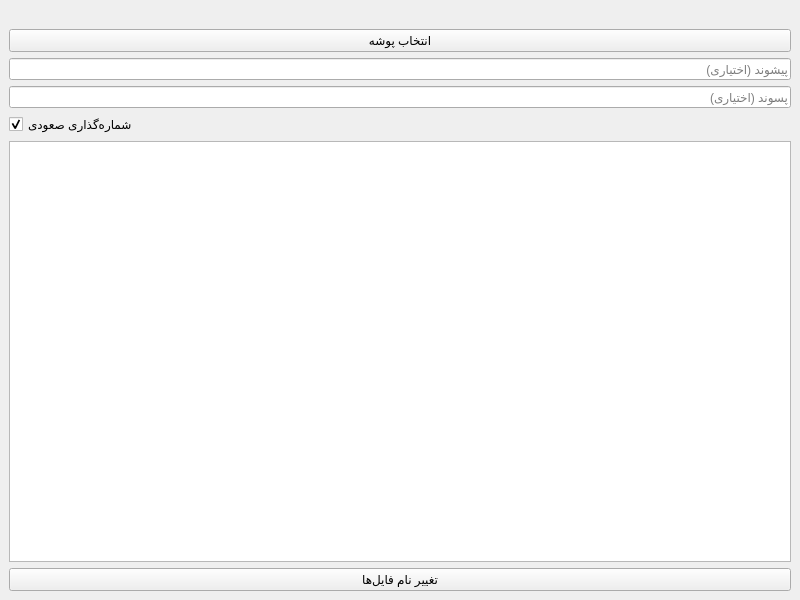
<?xml version="1.0" encoding="UTF-8"?>
<ui version="4.0">
 <class>MainWindow</class>
 <widget class="QMainWindow" name="MainWindow">
  <property name="geometry">
   <rect>
    <x>100</x>
    <y>100</y>
    <width>800</width>
    <height>600</height>
   </rect>
  </property>
  <property name="windowTitle">
   <string>NameGenie - Batch File Renamer</string>
  </property>
  <widget class="QWidget" name="centralwidget">
   <layout class="QVBoxLayout" name="verticalLayout">
    <item>
     <widget class="QLabel" name="titleLabel">
      <property name="text">
       <string><h1>NameGenie</h1></string>
      </property>
      <property name="alignment">
       <set>Qt::AlignCenter</set>
      </property>
     </widget>
    </item>
    <item>
     <widget class="QPushButton" name="selectFolderButton">
      <property name="text">
       <string>انتخاب پوشه</string>
      </property>
     </widget>
    </item>
    <item>
     <widget class="QLineEdit" name="prefixInput">
      <property name="placeholderText">
       <string>پیشوند (اختیاری)</string>
      </property>
     </widget>
    </item>
    <item>
     <widget class="QLineEdit" name="suffixInput">
      <property name="placeholderText">
       <string>پسوند (اختیاری)</string>
      </property>
     </widget>
    </item>
    <item>
     <widget class="QCheckBox" name="ascendingCheckbox">
      <property name="text">
       <string>شماره‌گذاری صعودی</string>
      </property>
      <property name="checked">
       <bool>true</bool>
      </property>
     </widget>
    </item>
    <item>
     <widget class="QListWidget" name="previewList">
      <property name="toolTip">
       <string>پیش‌نمایش تغییر نام فایل‌ها</string>
      </property>
     </widget>
    </item>
    <item>
     <widget class="QPushButton" name="startRenamingButton">
      <property name="text">
       <string>تغییر نام فایل‌ها</string>
      </property>
     </widget>
    </item>
   </layout>
  </widget>
 </widget>
 <resources/>
 <connections/>
</ui>
